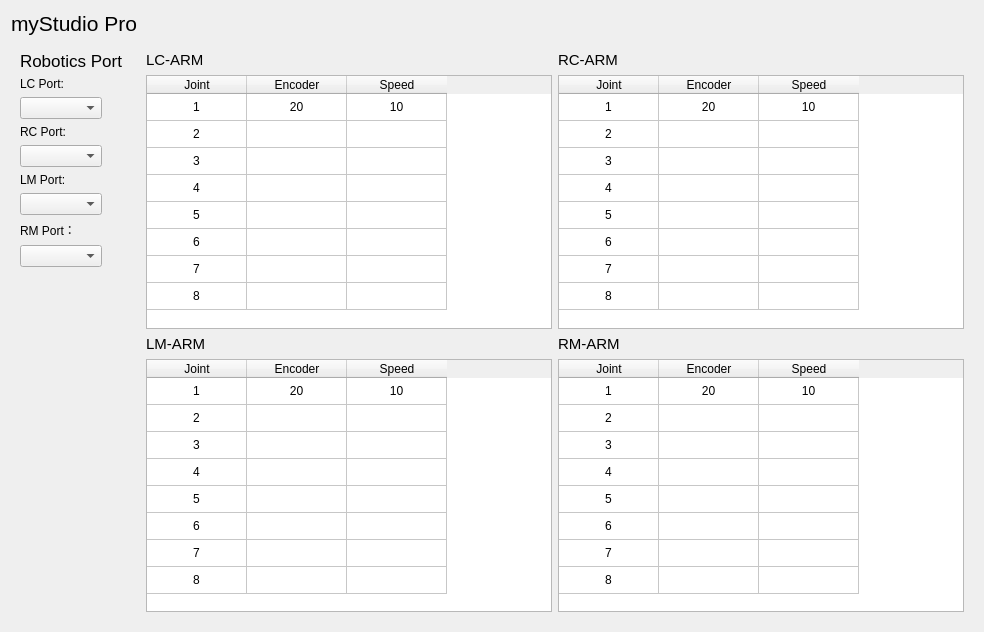
<?xml version="1.0" encoding="UTF-8"?>
<ui version="4.0">
 <class>Form</class>
 <widget class="QWidget" name="Form">
  <property name="geometry">
   <rect>
    <x>0</x>
    <y>0</y>
    <width>984</width>
    <height>632</height>
   </rect>
  </property>
  <property name="windowTitle">
   <string>myStudio Pro</string>
  </property>
  <layout class="QVBoxLayout" name="verticalLayout_6">
   <item>
    <widget class="QLabel" name="label">
     <property name="font">
      <font>
       <pointsize>16</pointsize>
      </font>
     </property>
     <property name="text">
      <string>myStudio Pro</string>
     </property>
    </widget>
   </item>
   <item>
    <layout class="QHBoxLayout" name="horizontalLayout_5">
     <item>
      <widget class="QWidget" name="widget" native="true">
       <layout class="QVBoxLayout" name="verticalLayout">
        <item>
         <widget class="QLabel" name="label_2">
          <property name="font">
           <font>
            <pointsize>13</pointsize>
           </font>
          </property>
          <property name="text">
           <string>Robotics Port</string>
          </property>
         </widget>
        </item>
        <item>
         <widget class="QLabel" name="label_3">
          <property name="text">
           <string>LC Port:</string>
          </property>
         </widget>
        </item>
        <item>
         <layout class="QHBoxLayout" name="horizontalLayout">
          <item>
           <widget class="QComboBox" name="comboBox"/>
          </item>
          <item>
           <spacer name="horizontalSpacer">
            <property name="orientation">
             <enum>Qt::Horizontal</enum>
            </property>
            <property name="sizeType">
             <enum>QSizePolicy::Fixed</enum>
            </property>
            <property name="sizeHint" stdset="0">
             <size>
              <width>20</width>
              <height>20</height>
             </size>
            </property>
           </spacer>
          </item>
         </layout>
        </item>
        <item>
         <widget class="QLabel" name="label_4">
          <property name="text">
           <string>RC Port:</string>
          </property>
         </widget>
        </item>
        <item>
         <layout class="QHBoxLayout" name="horizontalLayout_2">
          <item>
           <widget class="QComboBox" name="comboBox_2"/>
          </item>
          <item>
           <spacer name="horizontalSpacer_5">
            <property name="orientation">
             <enum>Qt::Horizontal</enum>
            </property>
            <property name="sizeType">
             <enum>QSizePolicy::Fixed</enum>
            </property>
            <property name="sizeHint" stdset="0">
             <size>
              <width>20</width>
              <height>20</height>
             </size>
            </property>
           </spacer>
          </item>
         </layout>
        </item>
        <item>
         <widget class="QLabel" name="label_5">
          <property name="text">
           <string>LM Port:</string>
          </property>
         </widget>
        </item>
        <item>
         <layout class="QHBoxLayout" name="horizontalLayout_3">
          <item>
           <widget class="QComboBox" name="comboBox_3"/>
          </item>
          <item>
           <spacer name="horizontalSpacer_3">
            <property name="orientation">
             <enum>Qt::Horizontal</enum>
            </property>
            <property name="sizeType">
             <enum>QSizePolicy::Fixed</enum>
            </property>
            <property name="sizeHint" stdset="0">
             <size>
              <width>20</width>
              <height>20</height>
             </size>
            </property>
           </spacer>
          </item>
         </layout>
        </item>
        <item>
         <widget class="QLabel" name="label_6">
          <property name="text">
           <string>RM Port：</string>
          </property>
         </widget>
        </item>
        <item>
         <layout class="QHBoxLayout" name="horizontalLayout_4">
          <item>
           <widget class="QComboBox" name="comboBox_4"/>
          </item>
          <item>
           <spacer name="horizontalSpacer_4">
            <property name="orientation">
             <enum>Qt::Horizontal</enum>
            </property>
            <property name="sizeType">
             <enum>QSizePolicy::Fixed</enum>
            </property>
            <property name="sizeHint" stdset="0">
             <size>
              <width>20</width>
              <height>20</height>
             </size>
            </property>
           </spacer>
          </item>
         </layout>
        </item>
        <item>
         <spacer name="verticalSpacer">
          <property name="orientation">
           <enum>Qt::Vertical</enum>
          </property>
          <property name="sizeHint" stdset="0">
           <size>
            <width>20</width>
            <height>40</height>
           </size>
          </property>
         </spacer>
        </item>
       </layout>
      </widget>
     </item>
     <item>
      <widget class="QWidget" name="widget_2" native="true">
       <layout class="QGridLayout" name="gridLayout">
        <item row="0" column="0">
         <layout class="QVBoxLayout" name="verticalLayout_2">
          <item>
           <widget class="QLabel" name="label_7">
            <property name="font">
             <font>
              <pointsize>11</pointsize>
             </font>
            </property>
            <property name="text">
             <string>LC-ARM</string>
            </property>
           </widget>
          </item>
          <item>
           <widget class="QTableWidget" name="tableWidget">
            <property name="autoScrollMargin">
             <number>16</number>
            </property>
            <property name="editTriggers">
             <set>QAbstractItemView::NoEditTriggers</set>
            </property>
            <property name="dragDropOverwriteMode">
             <bool>true</bool>
            </property>
            <property name="dragDropMode">
             <enum>QAbstractItemView::NoDragDrop</enum>
            </property>
            <property name="selectionBehavior">
             <enum>QAbstractItemView::SelectItems</enum>
            </property>
            <property name="showGrid">
             <bool>true</bool>
            </property>
            <property name="gridStyle">
             <enum>Qt::SolidLine</enum>
            </property>
            <property name="sortingEnabled">
             <bool>false</bool>
            </property>
            <property name="wordWrap">
             <bool>true</bool>
            </property>
            <attribute name="horizontalHeaderCascadingSectionResizes">
             <bool>false</bool>
            </attribute>
            <attribute name="horizontalHeaderShowSortIndicator" stdset="0">
             <bool>false</bool>
            </attribute>
            <attribute name="horizontalHeaderStretchLastSection">
             <bool>false</bool>
            </attribute>
            <attribute name="verticalHeaderVisible">
             <bool>false</bool>
            </attribute>
            <attribute name="verticalHeaderCascadingSectionResizes">
             <bool>false</bool>
            </attribute>
            <attribute name="verticalHeaderMinimumSectionSize">
             <number>1</number>
            </attribute>
            <attribute name="verticalHeaderDefaultSectionSize">
             <number>27</number>
            </attribute>
            <attribute name="verticalHeaderHighlightSections">
             <bool>true</bool>
            </attribute>
            <attribute name="verticalHeaderShowSortIndicator" stdset="0">
             <bool>false</bool>
            </attribute>
            <attribute name="verticalHeaderStretchLastSection">
             <bool>false</bool>
            </attribute>
            <row>
             <property name="text">
              <string>新建行</string>
             </property>
            </row>
            <row>
             <property name="text">
              <string>新建行</string>
             </property>
            </row>
            <row>
             <property name="text">
              <string>新建行</string>
             </property>
            </row>
            <row>
             <property name="text">
              <string>新建行</string>
             </property>
            </row>
            <row>
             <property name="text">
              <string>新建行</string>
             </property>
            </row>
            <row>
             <property name="text">
              <string>新建行</string>
             </property>
            </row>
            <row>
             <property name="text">
              <string>新建行</string>
             </property>
            </row>
            <row>
             <property name="text">
              <string>新建行</string>
             </property>
            </row>
            <column>
             <property name="text">
              <string>Joint</string>
             </property>
            </column>
            <column>
             <property name="text">
              <string>Encoder</string>
             </property>
            </column>
            <column>
             <property name="text">
              <string>Speed</string>
             </property>
            </column>
            <item row="0" column="0">
             <property name="text">
              <string>1</string>
             </property>
             <property name="textAlignment">
              <set>AlignCenter</set>
             </property>
            </item>
            <item row="0" column="1">
             <property name="text">
              <string>20</string>
             </property>
             <property name="textAlignment">
              <set>AlignCenter</set>
             </property>
            </item>
            <item row="0" column="2">
             <property name="text">
              <string>10</string>
             </property>
             <property name="textAlignment">
              <set>AlignCenter</set>
             </property>
            </item>
            <item row="1" column="0">
             <property name="text">
              <string>2</string>
             </property>
             <property name="textAlignment">
              <set>AlignCenter</set>
             </property>
            </item>
            <item row="1" column="1">
             <property name="text">
              <string/>
             </property>
             <property name="textAlignment">
              <set>AlignCenter</set>
             </property>
            </item>
            <item row="1" column="2">
             <property name="text">
              <string/>
             </property>
             <property name="textAlignment">
              <set>AlignCenter</set>
             </property>
            </item>
            <item row="2" column="0">
             <property name="text">
              <string>3</string>
             </property>
             <property name="textAlignment">
              <set>AlignCenter</set>
             </property>
            </item>
            <item row="2" column="1">
             <property name="text">
              <string/>
             </property>
             <property name="textAlignment">
              <set>AlignCenter</set>
             </property>
            </item>
            <item row="2" column="2">
             <property name="text">
              <string/>
             </property>
             <property name="textAlignment">
              <set>AlignCenter</set>
             </property>
            </item>
            <item row="3" column="0">
             <property name="text">
              <string>4</string>
             </property>
             <property name="textAlignment">
              <set>AlignCenter</set>
             </property>
            </item>
            <item row="3" column="1">
             <property name="text">
              <string/>
             </property>
             <property name="textAlignment">
              <set>AlignCenter</set>
             </property>
            </item>
            <item row="3" column="2">
             <property name="text">
              <string/>
             </property>
             <property name="textAlignment">
              <set>AlignCenter</set>
             </property>
            </item>
            <item row="4" column="0">
             <property name="text">
              <string>5</string>
             </property>
             <property name="textAlignment">
              <set>AlignCenter</set>
             </property>
            </item>
            <item row="4" column="1">
             <property name="text">
              <string/>
             </property>
             <property name="textAlignment">
              <set>AlignCenter</set>
             </property>
            </item>
            <item row="4" column="2">
             <property name="text">
              <string/>
             </property>
             <property name="textAlignment">
              <set>AlignCenter</set>
             </property>
            </item>
            <item row="5" column="0">
             <property name="text">
              <string>6</string>
             </property>
             <property name="textAlignment">
              <set>AlignCenter</set>
             </property>
            </item>
            <item row="5" column="1">
             <property name="text">
              <string/>
             </property>
             <property name="textAlignment">
              <set>AlignCenter</set>
             </property>
            </item>
            <item row="5" column="2">
             <property name="text">
              <string/>
             </property>
             <property name="textAlignment">
              <set>AlignCenter</set>
             </property>
            </item>
            <item row="6" column="0">
             <property name="text">
              <string>7</string>
             </property>
             <property name="textAlignment">
              <set>AlignCenter</set>
             </property>
            </item>
            <item row="6" column="1">
             <property name="text">
              <string/>
             </property>
             <property name="textAlignment">
              <set>AlignCenter</set>
             </property>
            </item>
            <item row="6" column="2">
             <property name="text">
              <string/>
             </property>
             <property name="textAlignment">
              <set>AlignCenter</set>
             </property>
            </item>
            <item row="7" column="0">
             <property name="text">
              <string>8</string>
             </property>
             <property name="textAlignment">
              <set>AlignCenter</set>
             </property>
            </item>
            <item row="7" column="1">
             <property name="text">
              <string/>
             </property>
             <property name="textAlignment">
              <set>AlignCenter</set>
             </property>
            </item>
            <item row="7" column="2">
             <property name="text">
              <string/>
             </property>
             <property name="textAlignment">
              <set>AlignCenter</set>
             </property>
            </item>
           </widget>
          </item>
         </layout>
        </item>
        <item row="0" column="1">
         <layout class="QVBoxLayout" name="verticalLayout_3">
          <item>
           <widget class="QLabel" name="label_8">
            <property name="font">
             <font>
              <pointsize>11</pointsize>
             </font>
            </property>
            <property name="text">
             <string>RC-ARM</string>
            </property>
           </widget>
          </item>
          <item>
           <widget class="QTableWidget" name="tableWidget_2">
            <property name="autoScrollMargin">
             <number>16</number>
            </property>
            <property name="editTriggers">
             <set>QAbstractItemView::NoEditTriggers</set>
            </property>
            <property name="selectionBehavior">
             <enum>QAbstractItemView::SelectItems</enum>
            </property>
            <property name="showGrid">
             <bool>true</bool>
            </property>
            <property name="gridStyle">
             <enum>Qt::SolidLine</enum>
            </property>
            <property name="sortingEnabled">
             <bool>false</bool>
            </property>
            <attribute name="horizontalHeaderCascadingSectionResizes">
             <bool>false</bool>
            </attribute>
            <attribute name="horizontalHeaderShowSortIndicator" stdset="0">
             <bool>false</bool>
            </attribute>
            <attribute name="horizontalHeaderStretchLastSection">
             <bool>false</bool>
            </attribute>
            <attribute name="verticalHeaderVisible">
             <bool>false</bool>
            </attribute>
            <attribute name="verticalHeaderCascadingSectionResizes">
             <bool>false</bool>
            </attribute>
            <attribute name="verticalHeaderMinimumSectionSize">
             <number>1</number>
            </attribute>
            <attribute name="verticalHeaderDefaultSectionSize">
             <number>27</number>
            </attribute>
            <attribute name="verticalHeaderHighlightSections">
             <bool>true</bool>
            </attribute>
            <attribute name="verticalHeaderShowSortIndicator" stdset="0">
             <bool>false</bool>
            </attribute>
            <attribute name="verticalHeaderStretchLastSection">
             <bool>false</bool>
            </attribute>
            <row>
             <property name="text">
              <string>新建行</string>
             </property>
            </row>
            <row>
             <property name="text">
              <string>新建行</string>
             </property>
            </row>
            <row>
             <property name="text">
              <string>新建行</string>
             </property>
            </row>
            <row>
             <property name="text">
              <string>新建行</string>
             </property>
            </row>
            <row>
             <property name="text">
              <string>新建行</string>
             </property>
            </row>
            <row>
             <property name="text">
              <string>新建行</string>
             </property>
            </row>
            <row>
             <property name="text">
              <string>新建行</string>
             </property>
            </row>
            <row>
             <property name="text">
              <string>新建行</string>
             </property>
            </row>
            <column>
             <property name="text">
              <string>Joint</string>
             </property>
            </column>
            <column>
             <property name="text">
              <string>Encoder</string>
             </property>
            </column>
            <column>
             <property name="text">
              <string>Speed</string>
             </property>
            </column>
            <item row="0" column="0">
             <property name="text">
              <string>1</string>
             </property>
             <property name="textAlignment">
              <set>AlignCenter</set>
             </property>
            </item>
            <item row="0" column="1">
             <property name="text">
              <string>20</string>
             </property>
             <property name="textAlignment">
              <set>AlignCenter</set>
             </property>
            </item>
            <item row="0" column="2">
             <property name="text">
              <string>10</string>
             </property>
             <property name="textAlignment">
              <set>AlignCenter</set>
             </property>
            </item>
            <item row="1" column="0">
             <property name="text">
              <string>2</string>
             </property>
             <property name="textAlignment">
              <set>AlignCenter</set>
             </property>
            </item>
            <item row="1" column="1">
             <property name="text">
              <string/>
             </property>
             <property name="textAlignment">
              <set>AlignCenter</set>
             </property>
            </item>
            <item row="1" column="2">
             <property name="text">
              <string/>
             </property>
             <property name="textAlignment">
              <set>AlignCenter</set>
             </property>
            </item>
            <item row="2" column="0">
             <property name="text">
              <string>3</string>
             </property>
             <property name="textAlignment">
              <set>AlignCenter</set>
             </property>
            </item>
            <item row="2" column="1">
             <property name="text">
              <string/>
             </property>
             <property name="textAlignment">
              <set>AlignCenter</set>
             </property>
            </item>
            <item row="2" column="2">
             <property name="text">
              <string/>
             </property>
             <property name="textAlignment">
              <set>AlignCenter</set>
             </property>
            </item>
            <item row="3" column="0">
             <property name="text">
              <string>4</string>
             </property>
             <property name="textAlignment">
              <set>AlignCenter</set>
             </property>
            </item>
            <item row="3" column="1">
             <property name="text">
              <string/>
             </property>
             <property name="textAlignment">
              <set>AlignCenter</set>
             </property>
            </item>
            <item row="3" column="2">
             <property name="text">
              <string/>
             </property>
             <property name="textAlignment">
              <set>AlignCenter</set>
             </property>
            </item>
            <item row="4" column="0">
             <property name="text">
              <string>5</string>
             </property>
             <property name="textAlignment">
              <set>AlignCenter</set>
             </property>
            </item>
            <item row="4" column="1">
             <property name="text">
              <string/>
             </property>
             <property name="textAlignment">
              <set>AlignCenter</set>
             </property>
            </item>
            <item row="4" column="2">
             <property name="text">
              <string/>
             </property>
             <property name="textAlignment">
              <set>AlignCenter</set>
             </property>
            </item>
            <item row="5" column="0">
             <property name="text">
              <string>6</string>
             </property>
             <property name="textAlignment">
              <set>AlignCenter</set>
             </property>
            </item>
            <item row="5" column="1">
             <property name="text">
              <string/>
             </property>
             <property name="textAlignment">
              <set>AlignCenter</set>
             </property>
            </item>
            <item row="5" column="2">
             <property name="text">
              <string/>
             </property>
             <property name="textAlignment">
              <set>AlignCenter</set>
             </property>
            </item>
            <item row="6" column="0">
             <property name="text">
              <string>7</string>
             </property>
             <property name="textAlignment">
              <set>AlignCenter</set>
             </property>
            </item>
            <item row="6" column="1">
             <property name="text">
              <string/>
             </property>
             <property name="textAlignment">
              <set>AlignCenter</set>
             </property>
            </item>
            <item row="6" column="2">
             <property name="text">
              <string/>
             </property>
             <property name="textAlignment">
              <set>AlignCenter</set>
             </property>
            </item>
            <item row="7" column="0">
             <property name="text">
              <string>8</string>
             </property>
             <property name="textAlignment">
              <set>AlignCenter</set>
             </property>
            </item>
            <item row="7" column="1">
             <property name="text">
              <string/>
             </property>
             <property name="textAlignment">
              <set>AlignCenter</set>
             </property>
            </item>
            <item row="7" column="2">
             <property name="text">
              <string/>
             </property>
             <property name="textAlignment">
              <set>AlignCenter</set>
             </property>
            </item>
           </widget>
          </item>
         </layout>
        </item>
        <item row="1" column="0">
         <layout class="QVBoxLayout" name="verticalLayout_4">
          <item>
           <widget class="QLabel" name="label_9">
            <property name="font">
             <font>
              <pointsize>11</pointsize>
             </font>
            </property>
            <property name="text">
             <string>LM-ARM</string>
            </property>
           </widget>
          </item>
          <item>
           <widget class="QTableWidget" name="tableWidget_3">
            <property name="autoScrollMargin">
             <number>16</number>
            </property>
            <property name="editTriggers">
             <set>QAbstractItemView::NoEditTriggers</set>
            </property>
            <property name="selectionBehavior">
             <enum>QAbstractItemView::SelectItems</enum>
            </property>
            <property name="showGrid">
             <bool>true</bool>
            </property>
            <property name="gridStyle">
             <enum>Qt::SolidLine</enum>
            </property>
            <property name="sortingEnabled">
             <bool>false</bool>
            </property>
            <attribute name="horizontalHeaderCascadingSectionResizes">
             <bool>false</bool>
            </attribute>
            <attribute name="horizontalHeaderShowSortIndicator" stdset="0">
             <bool>false</bool>
            </attribute>
            <attribute name="horizontalHeaderStretchLastSection">
             <bool>false</bool>
            </attribute>
            <attribute name="verticalHeaderVisible">
             <bool>false</bool>
            </attribute>
            <attribute name="verticalHeaderCascadingSectionResizes">
             <bool>false</bool>
            </attribute>
            <attribute name="verticalHeaderMinimumSectionSize">
             <number>1</number>
            </attribute>
            <attribute name="verticalHeaderDefaultSectionSize">
             <number>27</number>
            </attribute>
            <attribute name="verticalHeaderHighlightSections">
             <bool>true</bool>
            </attribute>
            <attribute name="verticalHeaderShowSortIndicator" stdset="0">
             <bool>false</bool>
            </attribute>
            <attribute name="verticalHeaderStretchLastSection">
             <bool>false</bool>
            </attribute>
            <row>
             <property name="text">
              <string>新建行</string>
             </property>
            </row>
            <row>
             <property name="text">
              <string>新建行</string>
             </property>
            </row>
            <row>
             <property name="text">
              <string>新建行</string>
             </property>
            </row>
            <row>
             <property name="text">
              <string>新建行</string>
             </property>
            </row>
            <row>
             <property name="text">
              <string>新建行</string>
             </property>
            </row>
            <row>
             <property name="text">
              <string>新建行</string>
             </property>
            </row>
            <row>
             <property name="text">
              <string>新建行</string>
             </property>
            </row>
            <row>
             <property name="text">
              <string>新建行</string>
             </property>
            </row>
            <column>
             <property name="text">
              <string>Joint</string>
             </property>
            </column>
            <column>
             <property name="text">
              <string>Encoder</string>
             </property>
            </column>
            <column>
             <property name="text">
              <string>Speed</string>
             </property>
            </column>
            <item row="0" column="0">
             <property name="text">
              <string>1</string>
             </property>
             <property name="textAlignment">
              <set>AlignCenter</set>
             </property>
            </item>
            <item row="0" column="1">
             <property name="text">
              <string>20</string>
             </property>
             <property name="textAlignment">
              <set>AlignCenter</set>
             </property>
            </item>
            <item row="0" column="2">
             <property name="text">
              <string>10</string>
             </property>
             <property name="textAlignment">
              <set>AlignCenter</set>
             </property>
            </item>
            <item row="1" column="0">
             <property name="text">
              <string>2</string>
             </property>
             <property name="textAlignment">
              <set>AlignCenter</set>
             </property>
            </item>
            <item row="1" column="1">
             <property name="text">
              <string/>
             </property>
             <property name="textAlignment">
              <set>AlignCenter</set>
             </property>
            </item>
            <item row="1" column="2">
             <property name="text">
              <string/>
             </property>
             <property name="textAlignment">
              <set>AlignCenter</set>
             </property>
            </item>
            <item row="2" column="0">
             <property name="text">
              <string>3</string>
             </property>
             <property name="textAlignment">
              <set>AlignCenter</set>
             </property>
            </item>
            <item row="2" column="1">
             <property name="text">
              <string/>
             </property>
             <property name="textAlignment">
              <set>AlignCenter</set>
             </property>
            </item>
            <item row="2" column="2">
             <property name="text">
              <string/>
             </property>
             <property name="textAlignment">
              <set>AlignCenter</set>
             </property>
            </item>
            <item row="3" column="0">
             <property name="text">
              <string>4</string>
             </property>
             <property name="textAlignment">
              <set>AlignCenter</set>
             </property>
            </item>
            <item row="3" column="1">
             <property name="text">
              <string/>
             </property>
             <property name="textAlignment">
              <set>AlignCenter</set>
             </property>
            </item>
            <item row="3" column="2">
             <property name="text">
              <string/>
             </property>
             <property name="textAlignment">
              <set>AlignCenter</set>
             </property>
            </item>
            <item row="4" column="0">
             <property name="text">
              <string>5</string>
             </property>
             <property name="textAlignment">
              <set>AlignCenter</set>
             </property>
            </item>
            <item row="4" column="1">
             <property name="text">
              <string/>
             </property>
             <property name="textAlignment">
              <set>AlignCenter</set>
             </property>
            </item>
            <item row="4" column="2">
             <property name="text">
              <string/>
             </property>
             <property name="textAlignment">
              <set>AlignCenter</set>
             </property>
            </item>
            <item row="5" column="0">
             <property name="text">
              <string>6</string>
             </property>
             <property name="textAlignment">
              <set>AlignCenter</set>
             </property>
            </item>
            <item row="5" column="1">
             <property name="text">
              <string/>
             </property>
             <property name="textAlignment">
              <set>AlignCenter</set>
             </property>
            </item>
            <item row="5" column="2">
             <property name="text">
              <string/>
             </property>
             <property name="textAlignment">
              <set>AlignCenter</set>
             </property>
            </item>
            <item row="6" column="0">
             <property name="text">
              <string>7</string>
             </property>
             <property name="textAlignment">
              <set>AlignCenter</set>
             </property>
            </item>
            <item row="6" column="1">
             <property name="text">
              <string/>
             </property>
             <property name="textAlignment">
              <set>AlignCenter</set>
             </property>
            </item>
            <item row="6" column="2">
             <property name="text">
              <string/>
             </property>
             <property name="textAlignment">
              <set>AlignCenter</set>
             </property>
            </item>
            <item row="7" column="0">
             <property name="text">
              <string>8</string>
             </property>
             <property name="textAlignment">
              <set>AlignCenter</set>
             </property>
            </item>
            <item row="7" column="1">
             <property name="text">
              <string/>
             </property>
             <property name="textAlignment">
              <set>AlignCenter</set>
             </property>
            </item>
            <item row="7" column="2">
             <property name="text">
              <string/>
             </property>
             <property name="textAlignment">
              <set>AlignCenter</set>
             </property>
            </item>
           </widget>
          </item>
         </layout>
        </item>
        <item row="1" column="1">
         <layout class="QVBoxLayout" name="verticalLayout_5">
          <item>
           <widget class="QLabel" name="label_10">
            <property name="font">
             <font>
              <pointsize>11</pointsize>
             </font>
            </property>
            <property name="text">
             <string>RM-ARM</string>
            </property>
           </widget>
          </item>
          <item>
           <widget class="QTableWidget" name="tableWidget_4">
            <property name="autoScrollMargin">
             <number>16</number>
            </property>
            <property name="editTriggers">
             <set>QAbstractItemView::NoEditTriggers</set>
            </property>
            <property name="selectionBehavior">
             <enum>QAbstractItemView::SelectItems</enum>
            </property>
            <property name="showGrid">
             <bool>true</bool>
            </property>
            <property name="gridStyle">
             <enum>Qt::SolidLine</enum>
            </property>
            <property name="sortingEnabled">
             <bool>false</bool>
            </property>
            <attribute name="horizontalHeaderCascadingSectionResizes">
             <bool>false</bool>
            </attribute>
            <attribute name="horizontalHeaderShowSortIndicator" stdset="0">
             <bool>false</bool>
            </attribute>
            <attribute name="horizontalHeaderStretchLastSection">
             <bool>false</bool>
            </attribute>
            <attribute name="verticalHeaderVisible">
             <bool>false</bool>
            </attribute>
            <attribute name="verticalHeaderCascadingSectionResizes">
             <bool>false</bool>
            </attribute>
            <attribute name="verticalHeaderMinimumSectionSize">
             <number>1</number>
            </attribute>
            <attribute name="verticalHeaderDefaultSectionSize">
             <number>27</number>
            </attribute>
            <attribute name="verticalHeaderHighlightSections">
             <bool>true</bool>
            </attribute>
            <attribute name="verticalHeaderShowSortIndicator" stdset="0">
             <bool>false</bool>
            </attribute>
            <attribute name="verticalHeaderStretchLastSection">
             <bool>false</bool>
            </attribute>
            <row>
             <property name="text">
              <string>新建行</string>
             </property>
            </row>
            <row>
             <property name="text">
              <string>新建行</string>
             </property>
            </row>
            <row>
             <property name="text">
              <string>新建行</string>
             </property>
            </row>
            <row>
             <property name="text">
              <string>新建行</string>
             </property>
            </row>
            <row>
             <property name="text">
              <string>新建行</string>
             </property>
            </row>
            <row>
             <property name="text">
              <string>新建行</string>
             </property>
            </row>
            <row>
             <property name="text">
              <string>新建行</string>
             </property>
            </row>
            <row>
             <property name="text">
              <string>新建行</string>
             </property>
            </row>
            <column>
             <property name="text">
              <string>Joint</string>
             </property>
            </column>
            <column>
             <property name="text">
              <string>Encoder</string>
             </property>
            </column>
            <column>
             <property name="text">
              <string>Speed</string>
             </property>
            </column>
            <item row="0" column="0">
             <property name="text">
              <string>1</string>
             </property>
             <property name="textAlignment">
              <set>AlignCenter</set>
             </property>
            </item>
            <item row="0" column="1">
             <property name="text">
              <string>20</string>
             </property>
             <property name="textAlignment">
              <set>AlignCenter</set>
             </property>
            </item>
            <item row="0" column="2">
             <property name="text">
              <string>10</string>
             </property>
             <property name="textAlignment">
              <set>AlignCenter</set>
             </property>
            </item>
            <item row="1" column="0">
             <property name="text">
              <string>2</string>
             </property>
             <property name="textAlignment">
              <set>AlignCenter</set>
             </property>
            </item>
            <item row="1" column="1">
             <property name="text">
              <string/>
             </property>
             <property name="textAlignment">
              <set>AlignCenter</set>
             </property>
            </item>
            <item row="1" column="2">
             <property name="text">
              <string/>
             </property>
             <property name="textAlignment">
              <set>AlignCenter</set>
             </property>
            </item>
            <item row="2" column="0">
             <property name="text">
              <string>3</string>
             </property>
             <property name="textAlignment">
              <set>AlignCenter</set>
             </property>
            </item>
            <item row="2" column="1">
             <property name="text">
              <string/>
             </property>
             <property name="textAlignment">
              <set>AlignCenter</set>
             </property>
            </item>
            <item row="2" column="2">
             <property name="text">
              <string/>
             </property>
             <property name="textAlignment">
              <set>AlignCenter</set>
             </property>
            </item>
            <item row="3" column="0">
             <property name="text">
              <string>4</string>
             </property>
             <property name="textAlignment">
              <set>AlignCenter</set>
             </property>
            </item>
            <item row="3" column="1">
             <property name="text">
              <string/>
             </property>
             <property name="textAlignment">
              <set>AlignCenter</set>
             </property>
            </item>
            <item row="3" column="2">
             <property name="text">
              <string/>
             </property>
             <property name="textAlignment">
              <set>AlignCenter</set>
             </property>
            </item>
            <item row="4" column="0">
             <property name="text">
              <string>5</string>
             </property>
             <property name="textAlignment">
              <set>AlignCenter</set>
             </property>
            </item>
            <item row="4" column="1">
             <property name="text">
              <string/>
             </property>
             <property name="textAlignment">
              <set>AlignCenter</set>
             </property>
            </item>
            <item row="4" column="2">
             <property name="text">
              <string/>
             </property>
             <property name="textAlignment">
              <set>AlignCenter</set>
             </property>
            </item>
            <item row="5" column="0">
             <property name="text">
              <string>6</string>
             </property>
             <property name="textAlignment">
              <set>AlignCenter</set>
             </property>
            </item>
            <item row="5" column="1">
             <property name="text">
              <string/>
             </property>
             <property name="textAlignment">
              <set>AlignCenter</set>
             </property>
            </item>
            <item row="5" column="2">
             <property name="text">
              <string/>
             </property>
             <property name="textAlignment">
              <set>AlignCenter</set>
             </property>
            </item>
            <item row="6" column="0">
             <property name="text">
              <string>7</string>
             </property>
             <property name="textAlignment">
              <set>AlignCenter</set>
             </property>
            </item>
            <item row="6" column="1">
             <property name="text">
              <string/>
             </property>
             <property name="textAlignment">
              <set>AlignCenter</set>
             </property>
            </item>
            <item row="6" column="2">
             <property name="text">
              <string/>
             </property>
             <property name="textAlignment">
              <set>AlignCenter</set>
             </property>
            </item>
            <item row="7" column="0">
             <property name="text">
              <string>8</string>
             </property>
             <property name="textAlignment">
              <set>AlignCenter</set>
             </property>
            </item>
            <item row="7" column="1">
             <property name="text">
              <string/>
             </property>
             <property name="textAlignment">
              <set>AlignCenter</set>
             </property>
            </item>
            <item row="7" column="2">
             <property name="text">
              <string/>
             </property>
             <property name="textAlignment">
              <set>AlignCenter</set>
             </property>
            </item>
           </widget>
          </item>
         </layout>
        </item>
       </layout>
      </widget>
     </item>
    </layout>
   </item>
  </layout>
 </widget>
 <resources/>
 <connections/>
</ui>
